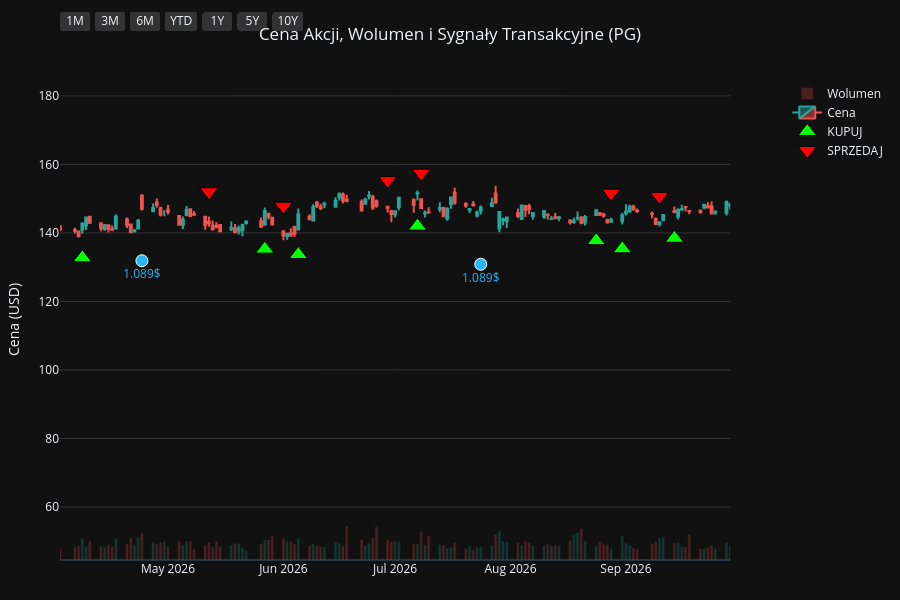
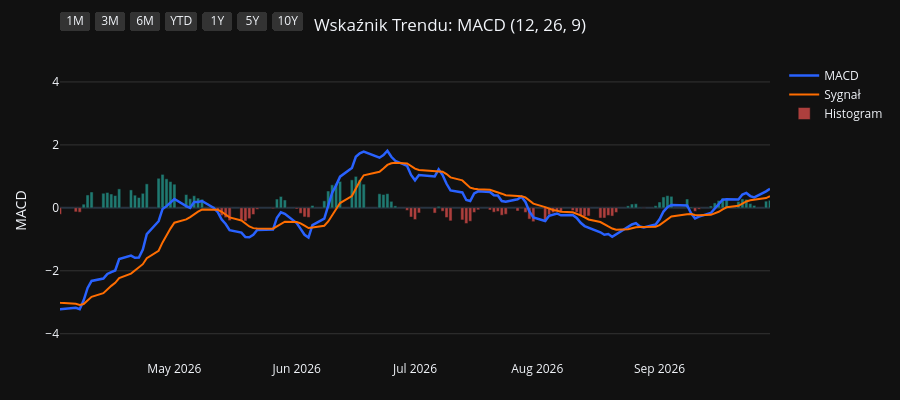
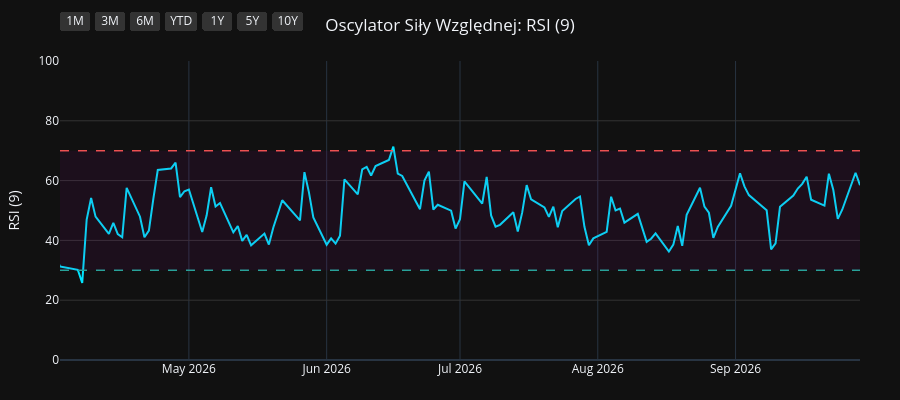
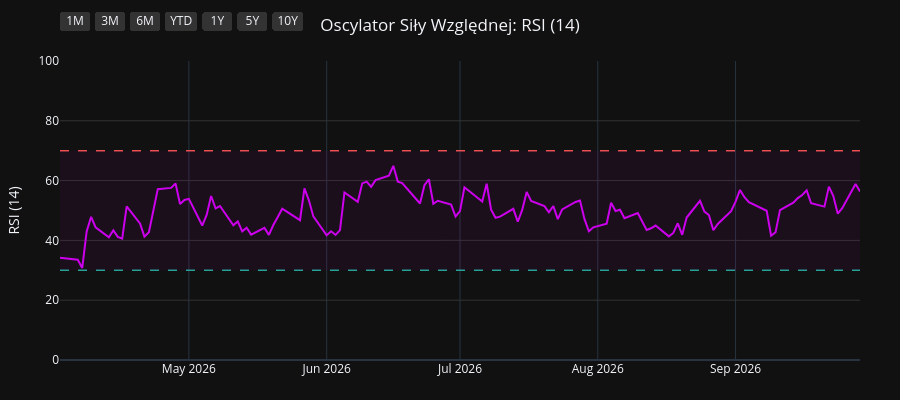

Here is the notebook cell these charts were saved with, in order:
### Code cell
import os
import yfinance as yf
import pandas as pd
import pandas_ta as ta
import plotly.graph_objects as go
from plotly.subplots import make_subplots

# 1. Pobranie i przygotowanie danych
symbol = os.environ.get("STOCK_TICKER", "").strip().upper()
if not symbol:
    raise RuntimeError("Set STOCK_TICKER before running price_extractor.ipynb")
df = yf.Ticker(symbol).history(period="10y")
df.index = df.index.tz_localize(None)

# Wskaźniki i sygnały
df.ta.macd(fast=12, slow=26, signal=9, append=True)
df.ta.rsi(length=9, append=True)
df.ta.rsi(length=14, append=True)
df.ta.rsi(length=21, append=True)
df.dropna(inplace=True)

macd = df['MACD_12_26_9']
signal = df['MACDs_12_26_9']
wczorajszy_macd = macd.shift(1)
wczorajszy_signal = signal.shift(1)

df['Decyzja'] = 'BRAK'
df.loc[(macd > signal) & (wczorajszy_macd <= wczorajszy_signal), 'Decyzja'] = 'KUPUJ'
df.loc[(macd < signal) & (wczorajszy_macd >= wczorajszy_signal), 'Decyzja'] = 'SPRZEDAJ'

df_kupuj = df[df['Decyzja'] == 'KUPUJ']
df_sprzedaj = df[df['Decyzja'] == 'SPRZEDAJ']
df_dywidendy = df[df['Dividends'] > 0]
df_splity = df[df['Stock Splits'] > 0]

# Wspólna konfiguracja osi X
konfiguracja_osi_x = dict(
    type="date",
    showspikes=True, spikemode="across", spikesnap="cursor", spikedash="dot", spikecolor="#ffffff", spikethickness=1, hoverformat="%Y-%m-%d",
    rangeselector=dict(
        buttons=list([
            dict(count=1, label="1M", step="month", stepmode="backward"),
            dict(count=3, label="3M", step="month", stepmode="backward"),
            dict(count=6, label="6M", step="month", stepmode="backward"),
            dict(count=1, label="YTD", step="year", stepmode="todate"),
            dict(count=1, label="1Y", step="year", stepmode="backward"),
            dict(count=5, label="5Y", step="year", stepmode="backward"),
            dict(step="all", label="10Y")
        ]),
        bgcolor="#333333", activecolor="#2962ff", x=0, y=1.1
    )
)

# ==========================================
# WYKRES 1: CENA + WOLUMEN + SYGNAŁY
# ==========================================
fig1 = make_subplots(specs=[[{"secondary_y": True}]])

kolory_wolumenu = ['#26a69a' if row['Close'] >= row['Open'] else '#ef5350' for index, row in df.iterrows()]
fig1.add_trace(go.Bar(x=df.index, y=df['Volume'], marker_color=kolory_wolumenu, opacity=0.25, name='Wolumen'), secondary_y=True)
fig1.add_trace(go.Candlestick(x=df.index, open=df['Open'], high=df['High'], low=df['Low'], close=df['Close'], name='Cena', increasing_line_color='#26a69a', decreasing_line_color='#ef5350'), secondary_y=False)
fig1.add_trace(go.Scatter(x=df_kupuj.index, y=df_kupuj['Low'] * 0.95, customdata=df_kupuj[['Low', 'High']], mode='markers', marker=dict(symbol='triangle-up', size=16, color='#00ff00', line=dict(width=1, color='black')), name='KUPUJ', hovertemplate='KUPUJ<br>Najniższa: %{customdata[0]:.2f}<br>Najwyższa: %{customdata[1]:.2f}<extra></extra>'), secondary_y=False)
fig1.add_trace(go.Scatter(x=df_sprzedaj.index, y=df_sprzedaj['High'] * 1.05, customdata=df_sprzedaj[['Low', 'High']], mode='markers', marker=dict(symbol='triangle-down', size=16, color='#ff0000', line=dict(width=1, color='black')), name='SPRZEDAJ', hovertemplate='SPRZEDAJ<br>Najniższa: %{customdata[0]:.2f}<br>Najwyższa: %{customdata[1]:.2f}<extra></extra>'), secondary_y=False)

if not df_dywidendy.empty:
    fig1.add_trace(go.Scatter(x=df_dywidendy.index, y=df_dywidendy['Low'] * 0.90, mode='markers+text', marker=dict(symbol='circle', size=12, color='#29b6f6', line=dict(width=1, color='white')), text=df_dywidendy['Dividends'].apply(lambda x: f"{x}$"), textposition="bottom center", name='Dywidenda', showlegend=False, hovertemplate='Dywidenda: %{text}<extra></extra>', textfont=dict(color="#29b6f6")), secondary_y=False)
if not df_splity.empty:
                    fig1.add_trace(go.Scatter(x=df_splity.index, y=df_splity['High'], mode='markers+text', marker=dict(symbol='star', size=16, color='#ffee58', line=dict(width=1, color='black')), text=df_splity['Stock Splits'].apply(lambda x: f"{x:g}:1" if x >= 1 else f"1:{1 / x:g}"), textposition="top center", name='Split', hovertemplate='%{text}<extra></extra>', textfont=dict(color="#ffee58")), secondary_y=False)

fig1.update_layout(title=dict(text=f"Cena Akcji, Wolumen i Sygnały Transakcyjne ({symbol})", x=0.5, xanchor='center'), dragmode='pan', xaxis_rangeslider_visible=False, template='plotly_dark', height=600, hovermode='x unified', margin=dict(l=60, r=40, t=60, b=40))
fig1.update_xaxes(**konfiguracja_osi_x)
fig1.update_xaxes(range=[df.index.max() - pd.Timedelta(days=180), df.index.max()])
fig1.update_yaxes(title_text="Cena (USD)", secondary_y=False, gridcolor='#333333')
fig1.update_yaxes(range=[0, df['Volume'].max() * 4], showgrid=False, showticklabels=False, secondary_y=True)
fig1.show(config={'scrollZoom': True})

# ==========================================
# WYKRES 2: WSKAŹNIK MACD
# ==========================================
fig2 = go.Figure()
fig2.add_trace(go.Scatter(x=df.index, y=df['MACD_12_26_9'], line=dict(color='#2962ff', width=2.5), name='MACD'))
fig2.add_trace(go.Scatter(x=df.index, y=df['MACDs_12_26_9'], line=dict(color='#ff6d00', width=2), name='Sygnał'))
kolory_macd = ['#26a69a' if val >= 0 else '#ef5350' for val in df['MACDh_12_26_9']]
fig2.add_trace(go.Bar(x=df.index, y=df['MACDh_12_26_9'], marker_color=kolory_macd, name='Histogram', opacity=0.7))
fig2.update_layout(title=dict(text="Wskaźnik Trendu: MACD (12, 26, 9)", x=0.5, xanchor='center'), dragmode='pan', xaxis_rangeslider_visible=False, template='plotly_dark', height=400, hovermode='x unified', margin=dict(l=60, r=40, t=60, b=40))
fig2.update_xaxes(**konfiguracja_osi_x)
fig2.update_xaxes(range=[df.index.max() - pd.Timedelta(days=180), df.index.max()])
fig2.update_yaxes(title_text="MACD", gridcolor='#333333')
fig2.show(config={'scrollZoom': True})

# ==========================================
# WYKRES 3: OSCYLATOR RSI (9)
# ==========================================
fig3 = go.Figure()
fig3.add_trace(go.Scatter(x=df.index, y=df['RSI_9'], line=dict(color='#00e5ff', width=2), name='RSI (9)'))
fig3.add_hline(y=70, line_dash="dash", line_color="#ef5350", line_width=1.5)
fig3.add_hline(y=30, line_dash="dash", line_color="#26a69a", line_width=1.5)
fig3.add_hrect(y0=30, y1=70, line_width=0, fillcolor="purple", opacity=0.1)
fig3.update_layout(title=dict(text="Oscylator Siły Względnej: RSI (9)", x=0.5, xanchor='center'), dragmode='pan', xaxis_rangeslider_visible=False, template='plotly_dark', height=400, hovermode='x unified', margin=dict(l=60, r=40, t=60, b=40))
fig3.update_xaxes(**konfiguracja_osi_x)
fig3.update_xaxes(range=[df.index.max() - pd.Timedelta(days=180), df.index.max()])
fig3.update_yaxes(title_text="RSI (9)", range=[0, 100], gridcolor='#333333')
fig3.show(config={'scrollZoom': True})

# ==========================================
# WYKRES 4: OSCYLATOR RSI (14)
# ==========================================
fig4 = go.Figure()
fig4.add_trace(go.Scatter(x=df.index, y=df['RSI_14'], line=dict(color='#d500f9', width=2), name='RSI (14)'))
fig4.add_hline(y=70, line_dash="dash", line_color="#ef5350", line_width=1.5)
fig4.add_hline(y=30, line_dash="dash", line_color="#26a69a", line_width=1.5)
fig4.add_hrect(y0=30, y1=70, line_width=0, fillcolor="purple", opacity=0.1)
fig4.update_layout(title=dict(text="Oscylator Siły Względnej: RSI (14)", x=0.5, xanchor='center'), dragmode='pan', xaxis_rangeslider_visible=False, template='plotly_dark', height=400, hovermode='x unified', margin=dict(l=60, r=40, t=60, b=40))
fig4.update_xaxes(**konfiguracja_osi_x)
fig4.update_xaxes(range=[df.index.max() - pd.Timedelta(days=180), df.index.max()])
fig4.update_yaxes(title_text="RSI (14)", range=[0, 100], gridcolor='#333333')
fig4.show(config={'scrollZoom': True})

# ==========================================
# WYKRES 5: OSCYLATOR RSI (21)
# ==========================================
fig5 = go.Figure()
fig5.add_trace(go.Scatter(x=df.index, y=df['RSI_21'], line=dict(color='#64dd17', width=2), name='RSI (21)'))
fig5.add_hline(y=70, line_dash="dash", line_color="#ef5350", line_width=1.5)
fig5.add_hline(y=30, line_dash="dash", line_color="#26a69a", line_width=1.5)
fig5.add_hrect(y0=30, y1=70, line_width=0, fillcolor="purple", opacity=0.1)
fig5.update_layout(title=dict(text="Oscylator Siły Względnej: RSI (21)", x=0.5, xanchor='center'), dragmode='pan', xaxis_rangeslider_visible=False, template='plotly_dark', height=400, hovermode='x unified', margin=dict(l=60, r=40, t=60, b=40))
fig5.update_xaxes(**konfiguracja_osi_x)
fig5.update_xaxes(range=[df.index.max() - pd.Timedelta(days=180), df.index.max()])
fig5.update_yaxes(title_text="RSI (21)", range=[0, 100], gridcolor='#333333')
fig5.show(config={'scrollZoom': True})

### Figure 1 — Plotly figure (JSON) as saved in the notebook; plotly's stock layout.template omitted (floating-point values rounded to 4 significant figures; data arrays with more than 128 entries replaced by an {"elided": "..."} marker saying what was removed)
{"data": [{"marker": {"color": {"elided": "2479 str values"}}, "name": "Wolumen", "opacity": 0.25, "type": "bar", "x": {"elided": "2479 str values"}, "xaxis": "x", "y": {"elided": "2479 int values"}, "yaxis": "y2"}, {"close": {"elided": "2479 float values"}, "decreasing": {"line": {"color": "#ef5350"}}, "high": {"elided": "2479 float values"}, "increasing": {"line": {"color": "#26a69a"}}, "low": {"elided": "2479 float values"}, "name": "Cena", "open": {"elided": "2479 float values"}, "type": "candlestick", "x": {"elided": "2479 str values"}, "xaxis": "x", "yaxis": "y"}, {"customdata": {"elided": "104x2 float values"}, "hovertemplate": "KUPUJ<br>Najniższa: %{customdata[0]:.2f}<br>Najwyższa: %{customdata[1]:.2f}<extra></extra>", "marker": {"color": "#00ff00", "line": {"color": "black", "width": 1}, "size": 16, "symbol": "triangle-up"}, "mode": "markers", "name": "KUPUJ", "type": "scatter", "x": ["2016-11-29T00:00:00", "2016-12-02T00:00:00", "2017-01-17T00:00:00", "2017-02-15T00:00:00", "2017-04-18T00:00:00", "2017-04-25T00:00:00", "2017-05-19T00:00:00", "2017-07-18T00:00:00", "2017-09-20T00:00:00", "2017-10-13T00:00:00", "2017-11-08T00:00:00", "2018-01-22T00:00:00", "2018-02-20T00:00:00", "2018-02-22T00:00:00", "2018-03-02T00:00:00", "2018-03-28T00:00:00", "2018-05-09T00:00:00", "2018-07-27T00:00:00", "2018-08-16T00:00:00", "2018-09-19T00:00:00", "2018-10-19T00:00:00", "2018-12-14T00:00:00", "2019-01-18T00:00:00", "2019-01-23T00:00:00", "2019-03-14T00:00:00", "2019-04-08T00:00:00", "2019-04-15T00:00:00", "2019-05-16T00:00:00", "2019-06-07T00:00:00", "2019-07-03T00:00:00", "2019-07-30T00:00:00", "2019-08-16T00:00:00", "2019-08-27T00:00:00", "2019-09-26T00:00:00", "2019-10-23T00:00:00", "2019-11-19T00:00:00", "2019-11-26T00:00:00", "2020-01-15T00:00:00", "2020-02-05T00:00:00", "2020-02-21T00:00:00", "2020-03-30T00:00:00", "2020-05-28T00:00:00", "2020-07-01T00:00:00", "2020-08-25T00:00:00", "2020-10-06T00:00:00", "2020-11-06T00:00:00", "2020-11-12T00:00:00", "2020-12-17T00:00:00", "2021-02-10T00:00:00", "2021-03-08T00:00:00", "2021-05-10T00:00:00", "2021-06-28T00:00:00", "2021-08-13T00:00:00", "2021-09-14T00:00:00", "2021-10-11T00:00:00", "2021-10-26T00:00:00", "2021-12-06T00:00:00", "2022-02-03T00:00:00", "2022-03-18T00:00:00", "2022-06-02T00:00:00", "2022-06-23T00:00:00", "2022-07-25T00:00:00", "2022-08-03T00:00:00", "2022-10-17T00:00:00", "2023-02-17T00:00:00", "2023-04-21T00:00:00", "2023-06-13T00:00:00", "2023-07-20T00:00:00", "2023-09-18T00:00:00", "2023-10-16T00:00:00", "2023-11-30T00:00:00", "2023-12-28T00:00:00", "2024-02-23T00:00:00", "2024-04-19T00:00:00", "2024-06-10T00:00:00", "2024-06-18T00:00:00", "2024-07-17T00:00:00", "2024-08-05T00:00:00", "2024-08-20T00:00:00", "2024-08-30T00:00:00", "2024-10-15T00:00:00", "2024-11-13T00:00:00", "2025-01-22T00:00:00", "2025-02-21T00:00:00", "2025-04-01T00:00:00", "2025-04-14T00:00:00", "2025-05-15T00:00:00", "2025-07-02T00:00:00", "2025-07-22T00:00:00", "2025-08-11T00:00:00", "2025-09-17T00:00:00", "2025-10-20T00:00:00", "2025-11-13T00:00:00", "2025-11-18T00:00:00", "2025-12-16T00:00:00", "2026-01-12T00:00:00", "2026-02-23T00:00:00", "2026-04-08T00:00:00", "2026-05-27T00:00:00", "2026-06-05T00:00:00", "2026-07-07T00:00:00", "2026-08-24T00:00:00", "2026-08-31T00:00:00", "2026-09-14T00:00:00"], "xaxis": "x", "y": [60.29, 59.84, 61.15, 66.0, 66.39, 66.25, 63.44, 64.76, 70.02, 69.1, 65.26, 68.77, 61.42, 60.74, 59.41, 59.06, 54.85, 61.31, 63.51, 64.63, 66.05, 74.74, 71.42, 73.46, 79.02, 81.2, 82.21, 84.21, 85.12, 88.36, 94.47, 93.51, 95.25, 98.23, 97.5, 96.94, 96.36, 100.0, 101.0, 101.4, 88.71, 93.11, 96.36, 112.4, 113.2, 116.8, 115.7, 113.1, 105.6, 103.4, 112.7, 111.9, 119.2, 121.1, 118.4, 118.7, 126.3, 136.6, 125.3, 121.2, 118.1, 121.9, 120.5, 107.7, 118.4, 134.8, 125.9, 130.0, 134.8, 127.7, 132.6, 128.1, 142.4, 137.4, 148.6, 149.4, 149.7, 150.0, 151.3, 152.7, 155.6, 150.0, 148.9, 151.1, 154.0, 151.0, 145.5, 146.5, 143.0, 141.5, 146.2, 139.6, 137.2, 135.2, 134.4, 131.7, 150.0, 132.8, 135.3, 133.7, 142.0, 137.8, 135.4, 138.5], "yaxis": "y"}, {"customdata": {"elided": "103x2 float values"}, "hovertemplate": "SPRZEDAJ<br>Najniższa: %{customdata[0]:.2f}<br>Najwyższa: %{customdata[1]:.2f}<extra></extra>", "marker": {"color": "#ff0000", "line": {"color": "black", "width": 1}, "size": 16, "symbol": "triangle-down"}, "mode": "markers", "name": "SPRZEDAJ", "type": "scatter", "x": ["2016-12-01T00:00:00", "2017-01-10T00:00:00", "2017-02-14T00:00:00", "2017-03-02T00:00:00", "2017-04-21T00:00:00", "2017-04-26T00:00:00", "2017-06-27T00:00:00", "2017-08-23T00:00:00", "2017-09-21T00:00:00", "2017-10-20T00:00:00", "2018-01-02T00:00:00", "2018-01-23T00:00:00", "2018-02-21T00:00:00", "2018-03-01T00:00:00", "2018-03-22T00:00:00", "2018-04-19T00:00:00", "2018-07-19T00:00:00", "2018-08-10T00:00:00", "2018-08-23T00:00:00", "2018-09-25T00:00:00", "2018-11-20T00:00:00", "2018-12-17T00:00:00", "2019-01-22T00:00:00", "2019-02-25T00:00:00", "2019-04-04T00:00:00", "2019-04-10T00:00:00", "2019-04-23T00:00:00", "2019-05-22T00:00:00", "2019-06-27T00:00:00", "2019-07-23T00:00:00", "2019-08-05T00:00:00", "2019-08-23T00:00:00", "2019-09-10T00:00:00", "2019-10-02T00:00:00", "2019-11-05T00:00:00", "2019-11-22T00:00:00", "2019-12-23T00:00:00", "2020-01-31T00:00:00", "2020-02-11T00:00:00", "2020-02-24T00:00:00", "2020-04-29T00:00:00", "2020-06-24T00:00:00", "2020-08-19T00:00:00", "2020-08-26T00:00:00", "2020-10-22T00:00:00", "2020-11-09T00:00:00", "2020-11-18T00:00:00", "2021-01-13T00:00:00", "2021-02-26T00:00:00", "2021-04-14T00:00:00", "2021-05-27T00:00:00", "2021-08-11T00:00:00", "2021-08-23T00:00:00", "2021-09-16T00:00:00", "2021-10-21T00:00:00", "2021-11-30T00:00:00", "2022-01-06T00:00:00", "2022-02-07T00:00:00", "2022-05-02T00:00:00", "2022-06-09T00:00:00", "2022-07-20T00:00:00", "2022-07-29T00:00:00", "2022-08-24T00:00:00", "2022-12-15T00:00:00", "2023-04-18T00:00:00", "2023-05-04T00:00:00", "2023-07-11T00:00:00", "2023-08-14T00:00:00", "2023-09-20T00:00:00", "2023-11-20T00:00:00", "2023-12-05T00:00:00", "2024-02-12T00:00:00", "2024-02-26T00:00:00", "2024-05-23T00:00:00", "2024-06-12T00:00:00", "2024-06-25T00:00:00", "2024-07-30T00:00:00", "2024-08-15T00:00:00", "2024-08-28T00:00:00", "2024-09-18T00:00:00", "2024-10-23T00:00:00", "2024-12-09T00:00:00", "2025-02-18T00:00:00", "2025-03-12T00:00:00", "2025-04-04T00:00:00", "2025-04-24T00:00:00", "2025-06-06T00:00:00", "2025-07-09T00:00:00", "2025-07-31T00:00:00", "2025-09-15T00:00:00", "2025-09-18T00:00:00", "2025-11-04T00:00:00", "2025-11-17T00:00:00", "2025-12-04T00:00:00", "2026-01-05T00:00:00", "2026-02-19T00:00:00", "2026-03-03T00:00:00", "2026-05-12T00:00:00", "2026-06-01T00:00:00", "2026-06-29T00:00:00", "2026-07-08T00:00:00", "2026-08-28T00:00:00", "2026-09-10T00:00:00"], "xaxis": "x", "y": [66.33, 68.04, 71.65, 74.39, 73.07, 73.66, 73.13, 76.43, 77.95, 74.76, 76.4, 75.54, 68.5, 66.39, 64.91, 63.99, 67.53, 69.72, 71.29, 71.98, 80.69, 83.02, 79.56, 87.1, 89.89, 91.05, 90.91, 93.48, 96.29, 102.0, 102.2, 105.6, 106.5, 108.7, 105.8, 106.7, 111.3, 113.0, 112.4, 112.6, 105.7, 105.7, 122.9, 125.6, 129.4, 133.2, 128.8, 125.1, 115.7, 123.8, 126.9, 132.3, 134.2, 134.1, 131.2, 138.0, 153.5, 151.6, 152.2, 138.0, 135.5, 134.7, 139.2, 144.7, 145.3, 151.0, 143.7, 152.8, 150.2, 147.5, 149.0, 154.9, 158.4, 166.2, 165.8, 167.0, 161.5, 168.8, 170.3, 175.0, 170.3, 173.9, 166.9, 173.0, 174.8, 163.1, 167.4, 160.3, 155.0, 161.7, 162.2, 153.6, 152.0, 151.4, 145.2, 165.5, 167.8, 152.0, 147.8, 155.3, 157.4, 151.6, 150.7], "yaxis": "y"}, {"hovertemplate": "Dywidenda: %{text}<extra></extra>", "marker": {"color": "#29b6f6", "line": {"color": "white", "width": 1}, "size": 12, "symbol": "circle"}, "mode": "markers+text", "name": "Dywidenda", "showlegend": false, "text": ["0.67$", "0.69$", "0.69$", "0.69$", "0.69$", "0.717$", "0.717$", "0.717$", "0.717$", "0.746$", "0.746$", "0.746$", "0.746$", "0.791$", "0.791$", "0.791$", "0.791$", "0.87$", "0.87$", "0.87$", "0.87$", "0.913$", "0.913$", "0.913$", "0.913$", "0.941$", "0.941$", "0.941$", "0.941$", "1.007$", "1.007$", "1.007$", "1.007$", "1.057$", "1.057$", "1.057$", "1.057$", "1.089$", "1.089$"], "textfont": {"color": "#29b6f6"}, "textposition": "bottom center", "type": "scatter", "x": ["2017-01-18T00:00:00", "2017-04-19T00:00:00", "2017-07-19T00:00:00", "2017-10-19T00:00:00", "2018-01-18T00:00:00", "2018-04-19T00:00:00", "2018-07-19T00:00:00", "2018-10-18T00:00:00", "2019-01-17T00:00:00", "2019-04-17T00:00:00", "2019-07-18T00:00:00", "2019-10-17T00:00:00", "2020-01-23T00:00:00", "2020-04-23T00:00:00", "2020-07-23T00:00:00", "2020-10-22T00:00:00", "2021-01-21T00:00:00", "2021-04-22T00:00:00", "2021-07-22T00:00:00", "2021-10-21T00:00:00", "2022-01-20T00:00:00", "2022-04-21T00:00:00", "2022-07-21T00:00:00", "2022-10-20T00:00:00", "2023-01-19T00:00:00", "2023-04-20T00:00:00", "2023-07-20T00:00:00", "2023-10-19T00:00:00", "2024-01-18T00:00:00", "2024-04-18T00:00:00", "2024-07-19T00:00:00", "2024-10-18T00:00:00", "2025-01-24T00:00:00", "2025-04-21T00:00:00", "2025-07-18T00:00:00", "2025-10-24T00:00:00", "2026-01-23T00:00:00", "2026-04-24T00:00:00", "2026-07-24T00:00:00"], "xaxis": "x", "y": [58.89, 62.78, 61.93, 64.92, 64.36, 53.75, 56.93, 58.99, 67.15, 78.85, 86.48, 88.36, 94.3, 90.63, 97.04, 109.6, 102.0, 105.4, 108.2, 110.8, 128.2, 130.8, 112.6, 103.4, 116.8, 124.3, 123.2, 123.2, 123.7, 132.2, 142.5, 144.5, 140.8, 142.7, 134.3, 133.4, 132.8, 131.9, 130.9], "yaxis": "y"}], "layout": {"dragmode": "pan", "height": 600, "hovermode": "x unified", "margin": {"b": 40, "l": 60, "r": 40, "t": 60}, "title": {"text": "Cena Akcji, Wolumen i Sygnały Transakcyjne (PG)", "x": 0.5, "xanchor": "center"}, "xaxis": {"anchor": "y", "domain": [0.0, 0.94], "hoverformat": "%Y-%m-%d", "range": ["2026-04-02T00:00:00", "2026-09-29T00:00:00"], "rangeselector": {"activecolor": "#2962ff", "bgcolor": "#333333", "buttons": [{"count": 1, "label": "1M", "step": "month", "stepmode": "backward"}, {"count": 3, "label": "3M", "step": "month", "stepmode": "backward"}, {"count": 6, "label": "6M", "step": "month", "stepmode": "backward"}, {"count": 1, "label": "YTD", "step": "year", "stepmode": "todate"}, {"count": 1, "label": "1Y", "step": "year", "stepmode": "backward"}, {"count": 5, "label": "5Y", "step": "year", "stepmode": "backward"}, {"label": "10Y", "step": "all"}], "x": 0, "y": 1.1}, "rangeslider": {"visible": false}, "showspikes": true, "spikecolor": "#ffffff", "spikedash": "dot", "spikemode": "across", "spikesnap": "cursor", "spikethickness": 1, "type": "date"}, "yaxis": {"anchor": "x", "domain": [0.0, 1.0], "gridcolor": "#333333", "title": {"text": "Cena (USD)"}}, "yaxis2": {"anchor": "x", "overlaying": "y", "range": [0, 242483600], "showgrid": false, "showticklabels": false, "side": "right"}}}

### Figure 2 — Plotly figure (JSON) as saved in the notebook; plotly's stock layout.template omitted (floating-point values rounded to 4 significant figures; data arrays with more than 128 entries replaced by an {"elided": "..."} marker saying what was removed)
{"data": [{"line": {"color": "#2962ff", "width": 2.5}, "name": "MACD", "type": "scatter", "x": {"elided": "2479 str values"}, "y": {"elided": "2479 float values"}}, {"line": {"color": "#ff6d00", "width": 2}, "name": "Sygnał", "type": "scatter", "x": {"elided": "2479 str values"}, "y": {"elided": "2479 float values"}}, {"marker": {"color": {"elided": "2479 str values"}}, "name": "Histogram", "opacity": 0.7, "type": "bar", "x": {"elided": "2479 str values"}, "y": {"elided": "2479 float values"}}], "layout": {"dragmode": "pan", "height": 400, "hovermode": "x unified", "margin": {"b": 40, "l": 60, "r": 40, "t": 60}, "title": {"text": "Wskaźnik Trendu: MACD (12, 26, 9)", "x": 0.5, "xanchor": "center"}, "xaxis": {"hoverformat": "%Y-%m-%d", "range": ["2026-04-02T00:00:00", "2026-09-29T00:00:00"], "rangeselector": {"activecolor": "#2962ff", "bgcolor": "#333333", "buttons": [{"count": 1, "label": "1M", "step": "month", "stepmode": "backward"}, {"count": 3, "label": "3M", "step": "month", "stepmode": "backward"}, {"count": 6, "label": "6M", "step": "month", "stepmode": "backward"}, {"count": 1, "label": "YTD", "step": "year", "stepmode": "todate"}, {"count": 1, "label": "1Y", "step": "year", "stepmode": "backward"}, {"count": 5, "label": "5Y", "step": "year", "stepmode": "backward"}, {"label": "10Y", "step": "all"}], "x": 0, "y": 1.1}, "rangeslider": {"visible": false}, "showspikes": true, "spikecolor": "#ffffff", "spikedash": "dot", "spikemode": "across", "spikesnap": "cursor", "spikethickness": 1, "type": "date"}, "yaxis": {"gridcolor": "#333333", "title": {"text": "MACD"}}}}

### Figure 3 — Plotly figure (JSON) as saved in the notebook; plotly's stock layout.template omitted (floating-point values rounded to 4 significant figures; data arrays with more than 128 entries replaced by an {"elided": "..."} marker saying what was removed)
{"data": [{"line": {"color": "#00e5ff", "width": 2}, "name": "RSI (9)", "type": "scatter", "x": {"elided": "2479 str values"}, "y": {"elided": "2479 float values"}}], "layout": {"dragmode": "pan", "height": 400, "hovermode": "x unified", "margin": {"b": 40, "l": 60, "r": 40, "t": 60}, "shapes": [{"line": {"color": "#ef5350", "dash": "dash", "width": 1.5}, "type": "line", "x0": 0, "x1": 1, "xref": "x domain", "y0": 70, "y1": 70, "yref": "y"}, {"line": {"color": "#26a69a", "dash": "dash", "width": 1.5}, "type": "line", "x0": 0, "x1": 1, "xref": "x domain", "y0": 30, "y1": 30, "yref": "y"}, {"fillcolor": "purple", "line": {"width": 0}, "opacity": 0.1, "type": "rect", "x0": 0, "x1": 1, "xref": "x domain", "y0": 30, "y1": 70, "yref": "y"}], "title": {"text": "Oscylator Siły Względnej: RSI (9)", "x": 0.5, "xanchor": "center"}, "xaxis": {"hoverformat": "%Y-%m-%d", "range": ["2026-04-02T00:00:00", "2026-09-29T00:00:00"], "rangeselector": {"activecolor": "#2962ff", "bgcolor": "#333333", "buttons": [{"count": 1, "label": "1M", "step": "month", "stepmode": "backward"}, {"count": 3, "label": "3M", "step": "month", "stepmode": "backward"}, {"count": 6, "label": "6M", "step": "month", "stepmode": "backward"}, {"count": 1, "label": "YTD", "step": "year", "stepmode": "todate"}, {"count": 1, "label": "1Y", "step": "year", "stepmode": "backward"}, {"count": 5, "label": "5Y", "step": "year", "stepmode": "backward"}, {"label": "10Y", "step": "all"}], "x": 0, "y": 1.1}, "rangeslider": {"visible": false}, "showspikes": true, "spikecolor": "#ffffff", "spikedash": "dot", "spikemode": "across", "spikesnap": "cursor", "spikethickness": 1, "type": "date"}, "yaxis": {"gridcolor": "#333333", "range": [0, 100], "title": {"text": "RSI (9)"}}}}

### Figure 4 — Plotly figure (JSON) as saved in the notebook; plotly's stock layout.template omitted (floating-point values rounded to 4 significant figures; data arrays with more than 128 entries replaced by an {"elided": "..."} marker saying what was removed)
{"data": [{"line": {"color": "#d500f9", "width": 2}, "name": "RSI (14)", "type": "scatter", "x": {"elided": "2479 str values"}, "y": {"elided": "2479 float values"}}], "layout": {"dragmode": "pan", "height": 400, "hovermode": "x unified", "margin": {"b": 40, "l": 60, "r": 40, "t": 60}, "shapes": [{"line": {"color": "#ef5350", "dash": "dash", "width": 1.5}, "type": "line", "x0": 0, "x1": 1, "xref": "x domain", "y0": 70, "y1": 70, "yref": "y"}, {"line": {"color": "#26a69a", "dash": "dash", "width": 1.5}, "type": "line", "x0": 0, "x1": 1, "xref": "x domain", "y0": 30, "y1": 30, "yref": "y"}, {"fillcolor": "purple", "line": {"width": 0}, "opacity": 0.1, "type": "rect", "x0": 0, "x1": 1, "xref": "x domain", "y0": 30, "y1": 70, "yref": "y"}], "title": {"text": "Oscylator Siły Względnej: RSI (14)", "x": 0.5, "xanchor": "center"}, "xaxis": {"hoverformat": "%Y-%m-%d", "range": ["2026-04-02T00:00:00", "2026-09-29T00:00:00"], "rangeselector": {"activecolor": "#2962ff", "bgcolor": "#333333", "buttons": [{"count": 1, "label": "1M", "step": "month", "stepmode": "backward"}, {"count": 3, "label": "3M", "step": "month", "stepmode": "backward"}, {"count": 6, "label": "6M", "step": "month", "stepmode": "backward"}, {"count": 1, "label": "YTD", "step": "year", "stepmode": "todate"}, {"count": 1, "label": "1Y", "step": "year", "stepmode": "backward"}, {"count": 5, "label": "5Y", "step": "year", "stepmode": "backward"}, {"label": "10Y", "step": "all"}], "x": 0, "y": 1.1}, "rangeslider": {"visible": false}, "showspikes": true, "spikecolor": "#ffffff", "spikedash": "dot", "spikemode": "across", "spikesnap": "cursor", "spikethickness": 1, "type": "date"}, "yaxis": {"gridcolor": "#333333", "range": [0, 100], "title": {"text": "RSI (14)"}}}}
